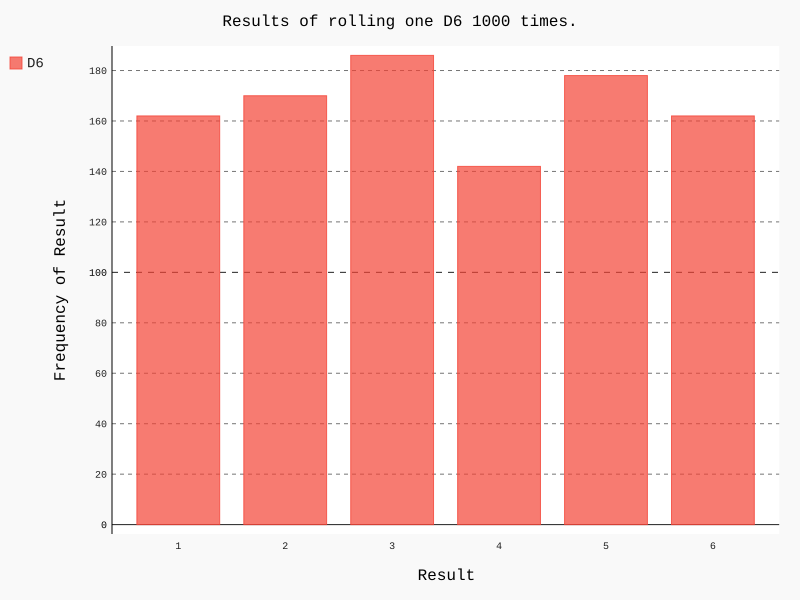

The Python source for this figure:
from die import Die
import pygal

# 创建一个D6
die = Die()

# 掷几次骰子，并将结果存储在一个列表中
results = []
for roll_num in range(1000):
    result = die.roll()
    results.append(result)

# 分析结果
frequencies = []
for value in range(1, die.num_sides+1):
    frequency = results.count(value)
    frequencies.append(frequency)

# 对结果进行可视化
hist = pygal.Bar()

hist.title = "Results of rolling one D6 1000 times."
hist.x_labels = []
for each_side in range(1, die.num_sides+1):
    result = each_side
    hist.x_labels.append(result)
hist.x_title = "Result"
hist.y_title = "Frequency of Result"

hist.add('D6', frequencies)
hist.render_to_file('die_visual.svg')
